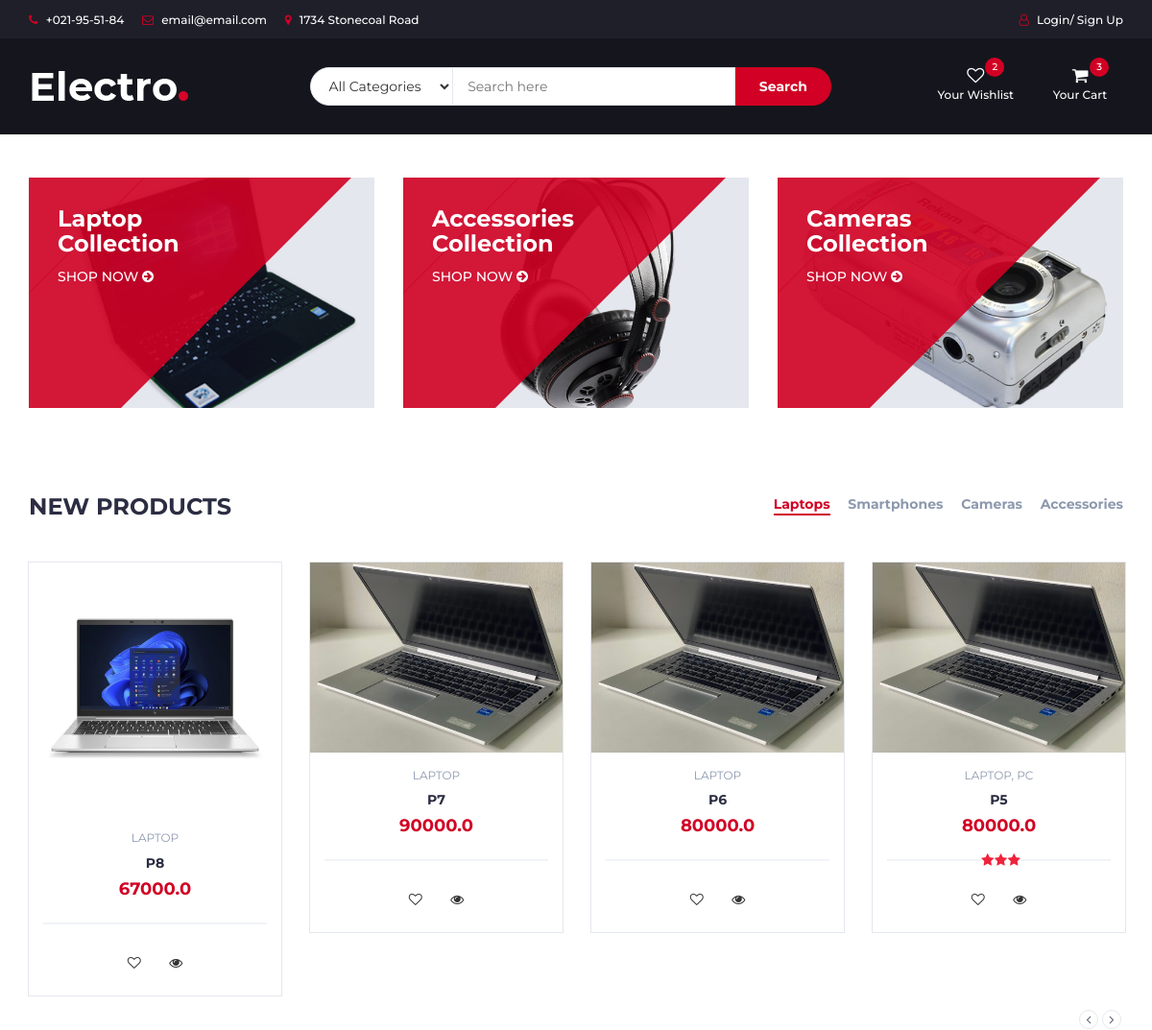
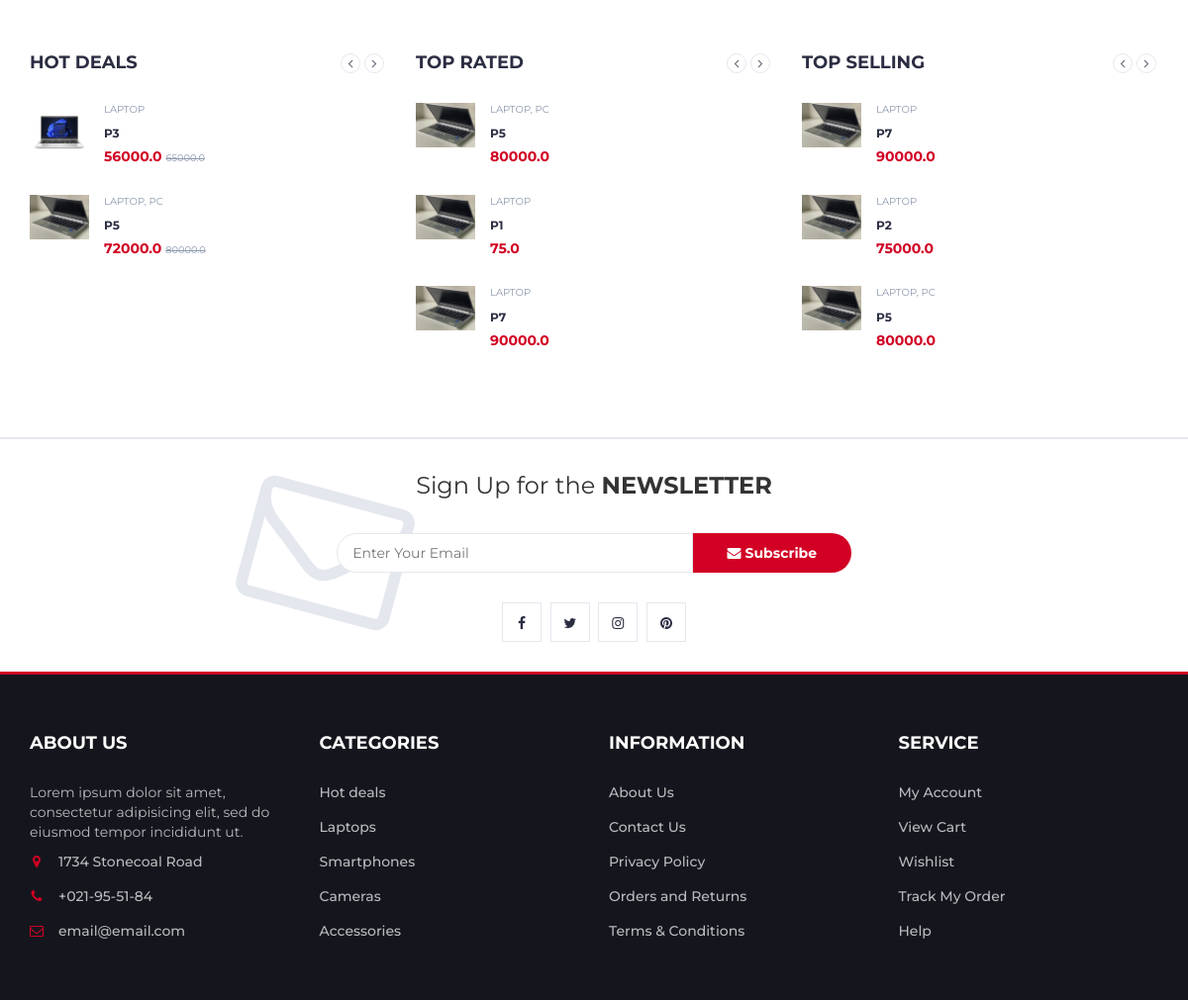
The page / on the database its author committed (2 pictures, top to bottom).
### store/models.py (models this page shows)
class Product(models.Model):
	id = models.UUIDField(
		default=uuid.uuid4,unique=True,
		primary_key=True,editable=False
		)
	title = models.CharField(max_length=25,null=True)
	description = models.TextField(null=True,blank=True)
	price = models.FloatField()
	quantity = models.PositiveIntegerField(default=1)
	sold = models.PositiveIntegerField(default=0)
	categories = models.ManyToManyField('Category')
	date_added = models.DateTimeField(auto_now_add=True,blank=True,null=True)
	isdiscount = models.BooleanField(default=False)
	new_price = models.FloatField(null = True, blank=True , default='product02.png')
	image = models.ImageField(default = "pc.png" ,null = True, blank = True)
	def __str__(self):
		return self.title
	def average(self):
		reviews = self.review_set.all()
		if reviews:
			ratings = [review.rating for review in reviews]
			return sum(ratings) / len(reviews)
		else:
			return 0  # Handle the case when there are no reviews.

class Category(models.Model):
	id = models.UUIDField(
		default=uuid.uuid4,unique=True,
		primary_key=True,editable=False
		)
	name = models.CharField(max_length=20)
	def __str__(self):
		return self.name

### store/views.py (the view)
# urls.py: path('',views.main,name="main"),
def main(request):
	latest_products = Product.objects.order_by('-date_added')[:6]
	top_selling = Product.objects.order_by('-sold')[:6]
	hot_deals = Product.objects.filter(isdiscount=True)[:6]
	print(hot_deals[0].average())
	top_rated = Product.objects.annotate(
		average_rating = Avg('review__rating')
		).order_by('-average_rating')[:6]
	context = { 'latest_products':latest_products,
				'top_selling' : top_selling,
				'hot_deals' : hot_deals,
				'top_rated' : top_rated
					}
	return render(request,'store/main.html',context)

### store/templatetags/custom_filter.py (called while the page is built)
@register.filter(name="head")
def head(value):
	return value[:3]

@register.filter(name="tail")
def tail(value):
	return value[3:]

### store/templates/store/main.html (shortened to what this page needs)
{% load static %}
{% load custom_filter %}
<!DOCTYPE html>
<html lang="en">
	<head>
		<link type="text/css" rel="stylesheet" href="{% static 'css/bootstrap.min.css' %}"/>
		<link type="text/css" rel="stylesheet" href="{% static 'css/slick.css' %}"/>
		<link type="text/css" rel="stylesheet" href="{% static 'css/slick-theme.css' %}"/>
		<link type="text/css" rel="stylesheet" href="{% static 'css/nouislider.min.css' %}"/>
		<link type="text/css" rel="stylesheet" href="{% static 'css/font-awesome.min.css' %}"/>
		<link type="text/css" rel="stylesheet" href="{% static 'css/style.css' %}"/>
    </head>
	<body>
		<header>
			<div id="top-header">
				<div class="container">
					<ul class="header-links pull-left">
						<li><a href="#"><i class="fa fa-phone"></i> +021-95-51-84</a></li>
						<li><a href="#"><i class="fa fa-envelope-o"></i> email@email.com</a></li>
						<li><a href="#"><i class="fa fa-map-marker"></i> 1734 Stonecoal Road</a></li>
					</ul>
					<ul class="header-links pull-right">
						<li><a href="#"><i class="fa fa-user-o"></i> Login/ Sign Up</a></li>
					</ul>
				</div>
			</div>
			<div id="header">
				<div class="container">
					<div class="row">
						<div class="col-md-3">
							<div class="header-logo">
								<a href="#" class="logo">
									<img src="{% static 'images/logo.png' %}" alt="">
								</a>
							</div>
						</div>
						<div class="col-md-6">
							<div class="header-search">
								<form>
									<select class="input-select">
										<option value="0">All Categories</option>
									</select>
									<input class="input" placeholder="Search here">
									<button class="search-btn">Search</button>
								</form>
							</div>
						</div>
						<div class="col-md-3 clearfix">
							<div class="header-ctn">
								<div>
									<a href="#">
										<i class="fa fa-heart-o"></i>
										<span>Your Wishlist</span>
										<div class="qty">2</div>
									</a>
								</div>
								<div class="dropdown">
									<a class="dropdown-toggle" data-toggle="dropdown" aria-expanded="true">
										<i class="fa fa-shopping-cart"></i>
										<span>Your Cart</span>
										<div class="qty">3</div>
									</a>
								</div>
							</div>
						</div>
					</div>
				</div>
			</div>
		</header>
		<div class="section">
			<div class="container">
				<div class="row">
					<div class="col-md-4 col-xs-6">
						<div class="shop">
							<div class="shop-img">
								<img src="{% static 'images/shop01.png' %}" alt="">
							</div>
							<div class="shop-body">
								<h3>Laptop<br>Collection</h3>
								<a href="#" class="cta-btn">Shop now <i class="fa fa-arrow-circle-right"></i></a>
							</div>
						</div>
					</div>
					<div class="col-md-4 col-xs-6">
						<div class="shop">
							<div class="shop-img">
								<img src="{% static 'images/shop03.png' %}" alt="">
							</div>
							<div class="shop-body">
								<h3>Accessories<br>Collection</h3>
								<a href="#" class="cta-btn">Shop now <i class="fa fa-arrow-circle-right"></i></a>
							</div>
						</div>
					</div>
					<div class="col-md-4 col-xs-6">
						<div class="shop">
							<div class="shop-img">
								<img src="{% static 'images/shop02.png' %}" alt="">
							</div>
							<div class="shop-body">
								<h3>Cameras<br>Collection</h3>
								<a href="#" class="cta-btn">Shop now <i class="fa fa-arrow-circle-right"></i></a>
							</div>
						</div>
					</div>
				</div>
			</div>
		</div>
		<div class="section">
			<div class="container">
				<div class="row">
					<div class="col-md-12">
						<div class="section-title">
							<h3 class="title">New Products</h3>
							<div class="section-nav">
								<ul class="section-tab-nav tab-nav">
									<li class="active"><a data-toggle="tab" href="#tab1">Laptops</a></li>
									<li><a data-toggle="tab" href="#tab1">Smartphones</a></li>
									<li><a data-toggle="tab" href="#tab1">Cameras</a></li>
									<li><a data-toggle="tab" href="#tab1">Accessories</a></li>
								</ul>
							</div>
						</div>
					</div>
					<div class="col-md-12">
						<div class="row">
							<div class="products-tabs">
								<div id="tab1" class="tab-pane active">
									<div class="products-slick" data-nav="#slick-nav-1">
										{% for product in latest_products %}
										<div class="product">
											<div class="product-img">
												<img src="{{product.image.url}}" alt="">
											</div>
											<div class="product-body">
   											 <p class="product-category">
												{% for category in product.categories.all %}
   												 {{ category }}{% if not forloop.last %},{% endif %}
												{% endfor %}
   											</p>
												<h3 class="product-name"><a href="{% url 'product' product.id %}">{{product}}</a></h3>
												<h4 class="product-price">{{product.price}}</h4>
												<div class="product-rating">
													{%  if product.average == 0 %}
           											{%  elif product.average == 1 %}
           												 <i class="fa fa-star"></i>
           											{%  elif product.average == 2 %}
           												 <i class="fa fa-star"></i>
           												 <i class="fa fa-star"></i>
           											{%  elif product.average == 3 %}
           												 <i class="fa fa-star"></i>
           												 <i class="fa fa-star"></i>
           												 <i class="fa fa-star"></i>
           											{% elif product.average == 4 %}
           												 <i class="fa fa-star"></i>
           												 <i class="fa fa-star"></i>
           												 <i class="fa fa-star"></i>
           												 <i class="fa fa-star"></i>
           											{% elif product.average == 5 %}
           												 <i class="fa fa-star"></i>
           												 <i class="fa fa-star"></i>
           												 <i class="fa fa-star"></i>
           												 <i class="fa fa-star"></i>
           												 <i class="fa fa-star"></i>
													{% endif %}
												</div>
												<div class="product-btns">
													<button class="add-to-wishlist"><i class="fa fa-heart-o"></i><span class="tooltipp">add to wishlist</span></button>
													<button class="quick-view"><i class="fa fa-eye"></i><span class="tooltipp">quick view</span></button>
												</div>
											</div>
											<div class="add-to-cart">
												<button class="add-to-cart-btn"> Place Order</button>
											</div>
										</div>
										{% endfor %}
									</div>
									<div id="slick-nav-1" class="products-slick-nav"></div>
								</div>
							</div>
						</div>
					</div>
				</div>
			</div>
		</div>
		<div class="section">
			<div class="container">
				<div class="row">
					<div class="col-md-4 col-xs-6">
						<div class="section-title">
							<h4 class="title">Hot Deals</h4>
							<div class="section-nav">
								<div id="slick-nav-3" class="products-slick-nav"></div>
							</div>
						</div>
						<div class="products-widget-slick" data-nav="#slick-nav-3">
							<div>
								{% for product in hot_deals|head %}
								<div class="product-widget">
									<div class="product-img">
											<img src="{{product.image.url}}" alt="">
									</div>
									<div class="product-body">
 										<p class="product-category">
												{% for category in product.categories.all %}
   												 {{ category }}{% if not forloop.last %},{% endif %}
												{% endfor %}
   											</p>										<h3 class="product-name"><a href="#">{{product}}</a></h3>
										<h4 class="product-price">{{product.new_price}} <del class="product-old-price">{{product.price}}</del></h4>
									</div>
								</div>
								{% endfor %}
							</div>
						</div>
					</div>
					<div class="col-md-4 col-xs-6">
						<div class="section-title">
							<h4 class="title">Top Rated</h4>
							<div class="section-nav">
								<div id="slick-nav-4" class="products-slick-nav"></div>
							</div>
						</div>
						<div class="products-widget-slick" data-nav="#slick-nav-4">
							<div>
								{% for product in top_rated|head%}
								<div class="product-widget">
									<div class="product-img">
										<img src="{{product.image.url}}" alt="">
									</div>
									<div class="product-body">
 											<p class="product-category">
												{% for category in product.categories.all %}
   												 {{ category }}{% if not forloop.last %},{% endif %}
												{% endfor %}
   											</p>										<h3 class="product-name"><a href="#">{{product}}</a></h3>
										<h4 class="product-price">{{product.price}}</h4>
									</div>
								</div>
								{% endfor %}
							</div>
						</div>
					</div>
					<div class="col-md-4 col-xs-6">
						<div class="section-title">
							<h4 class="title">Top selling</h4>
							<div class="section-nav">
								<div id="slick-nav-5" class="products-slick-nav"></div>
							</div>
						</div>
						<div class="products-widget-slick" data-nav="#slick-nav-5">
							<div>
								{% for product in top_selling|head %}
								<div class="product-widget">
									<div class="product-img">
										<img src="{{product.image.url}}" alt="">
									</div>
									<div class="product-body">
										<p class="product-category">
												{% for category in product.categories.all %}
   												 {{ category }}{% if not forloop.last %},{% endif %}
												{% endfor %}
   											</p>
										<h3 class="product-name"><a href="#">{{product}}</a></h3>
										<h4 class="product-price">{{product.price}}</h4>
									</div>
								</div>
								{% endfor %}
							</div>
						</div>
					</div>
				</div>
			</div>
		</div>
		<div id="newsletter" class="section">
			<div class="container">
				<div class="row">
					<div class="col-md-12">
						<div class="newsletter">
							<p>Sign Up for the <strong>NEWSLETTER</strong></p>
							<form>
								<input class="input" type="email" placeholder="Enter Your Email">
								<button class="newsletter-btn"><i class="fa fa-envelope"></i> Subscribe</button>
							</form>
							<ul class="newsletter-follow">
								<li>
									<a href="#"><i class="fa fa-facebook"></i></a>
								</li>
								<li>
									<a href="#"><i class="fa fa-twitter"></i></a>
								</li>
								<li>
									<a href="#"><i class="fa fa-instagram"></i></a>
								</li>
								<li>
									<a href="#"><i class="fa fa-pinterest"></i></a>
								</li>
							</ul>
						</div>
					</div>
				</div>
			</div>
		</div>
		<footer id="footer">
			<div class="section">
				<div class="container">
					<div class="row">
						<div class="col-md-3 col-xs-6">
							<div class="footer">
								<h3 class="footer-title">About Us</h3>
								<p>Lorem ipsum dolor sit amet, consectetur adipisicing elit, sed do eiusmod tempor incididunt ut.</p>
								<ul class="footer-links">
									<li><a href="#"><i class="fa fa-map-marker"></i>1734 Stonecoal Road</a></li>
									<li><a href="#"><i class="fa fa-phone"></i>+021-95-51-84</a></li>
									<li><a href="#"><i class="fa fa-envelope-o"></i>email@email.com</a></li>
								</ul>
							</div>
						</div>
						<div class="col-md-3 col-xs-6">
							<div class="footer">
								<h3 class="footer-title">Categories</h3>
								<ul class="footer-links">
									<li><a href="#">Hot deals</a></li>
									<li><a href="#">Laptops</a></li>
									<li><a href="#">Smartphones</a></li>
									<li><a href="#">Cameras</a></li>
									<li><a href="#">Accessories</a></li>
								</ul>
							</div>
						</div>
						<div class="col-md-3 col-xs-6">
							<div class="footer">
								<h3 class="footer-title">Information</h3>
								<ul class="footer-links">
									<li><a href="#">About Us</a></li>
									<li><a href="#">Contact Us</a></li>
									<li><a href="#">Privacy Policy</a></li>
									<li><a href="#">Orders and Returns</a></li>
									<li><a href="#">Terms & Conditions</a></li>
								</ul>
							</div>
						</div>
						<div class="col-md-3 col-xs-6">
							<div class="footer">
								<h3 class="footer-title">Service</h3>
								<ul class="footer-links">
									<li><a href="#">My Account</a></li>
									<li><a href="#">View Cart</a></li>
									<li><a href="#">Wishlist</a></li>
									<li><a href="#">Track My Order</a></li>
									<li><a href="#">Help</a></li>
								</ul>
							</div>
						</div>
					</div>
				</div>
			</div>
		</footer>
	</body>
</html>

### rows shown on the page
Product: image (picture), title "P8", price "67000.0"
Category: name "LAPTOP"
Product: image (picture), title "P7", price "90000.0"
Product: image (picture), title "P6", price "80000.0"
Product: image (picture), title "P5", price "80000.0", new_price "72000.0"
Category: name "PC"
Product: image (picture), title "P3", new_price "56000.0", price "65000.0"
Product: image (picture), title "P1", price "75.0"
Product: image (picture), title "P2", price "75000.0"
